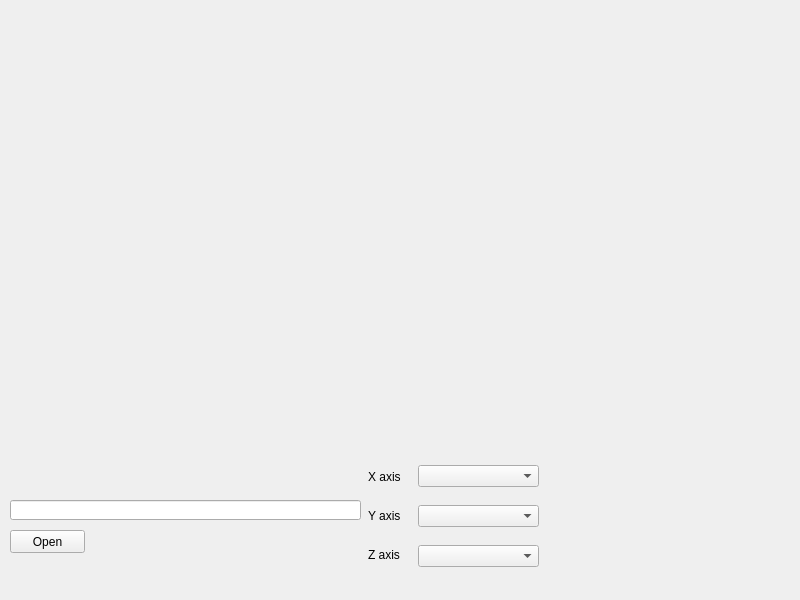
<?xml version="1.0" encoding="UTF-8"?>
<ui version="4.0">
 <class>CarpetPlotMainWindow</class>
 <widget class="QMainWindow" name="CarpetPlotMainWindow">
  <property name="enabled">
   <bool>true</bool>
  </property>
  <property name="geometry">
   <rect>
    <x>0</x>
    <y>0</y>
    <width>800</width>
    <height>600</height>
   </rect>
  </property>
  <property name="sizePolicy">
   <sizepolicy hsizetype="Fixed" vsizetype="Fixed">
    <horstretch>0</horstretch>
    <verstretch>0</verstretch>
   </sizepolicy>
  </property>
  <property name="maximumSize">
   <size>
    <width>800</width>
    <height>600</height>
   </size>
  </property>
  <property name="windowTitle">
   <string>Carpet Plotter</string>
  </property>
  <property name="toolTipDuration">
   <number>0</number>
  </property>
  <widget class="QWidget" name="centralwidget">
   <widget class="QPushButton" name="pushButtonOpen">
    <property name="geometry">
     <rect>
      <x>10</x>
      <y>530</y>
      <width>75</width>
      <height>23</height>
     </rect>
    </property>
    <property name="text">
     <string>Open</string>
    </property>
   </widget>
   <widget class="QLineEdit" name="lineEdit">
    <property name="geometry">
     <rect>
      <x>10</x>
      <y>500</y>
      <width>351</width>
      <height>20</height>
     </rect>
    </property>
   </widget>
   <widget class="QComboBox" name="XcomboBox">
    <property name="geometry">
     <rect>
      <x>418</x>
      <y>465</y>
      <width>121</width>
      <height>22</height>
     </rect>
    </property>
   </widget>
   <widget class="QComboBox" name="YcomboBox">
    <property name="geometry">
     <rect>
      <x>418</x>
      <y>505</y>
      <width>121</width>
      <height>22</height>
     </rect>
    </property>
   </widget>
   <widget class="QComboBox" name="ZcomboBox">
    <property name="geometry">
     <rect>
      <x>418</x>
      <y>545</y>
      <width>121</width>
      <height>22</height>
     </rect>
    </property>
   </widget>
   <widget class="QLabel" name="label">
    <property name="geometry">
     <rect>
      <x>368</x>
      <y>470</y>
      <width>47</width>
      <height>13</height>
     </rect>
    </property>
    <property name="text">
     <string>X axis</string>
    </property>
   </widget>
   <widget class="QLabel" name="label_2">
    <property name="geometry">
     <rect>
      <x>368</x>
      <y>509</y>
      <width>47</width>
      <height>13</height>
     </rect>
    </property>
    <property name="text">
     <string>Y axis</string>
    </property>
   </widget>
   <widget class="QLabel" name="label_3">
    <property name="geometry">
     <rect>
      <x>368</x>
      <y>548</y>
      <width>47</width>
      <height>13</height>
     </rect>
    </property>
    <property name="text">
     <string>Z axis</string>
    </property>
   </widget>
  </widget>
  <widget class="QMenuBar" name="menubar">
   <property name="geometry">
    <rect>
     <x>0</x>
     <y>0</y>
     <width>800</width>
     <height>21</height>
    </rect>
   </property>
  </widget>
 </widget>
 <resources/>
 <connections/>
</ui>
